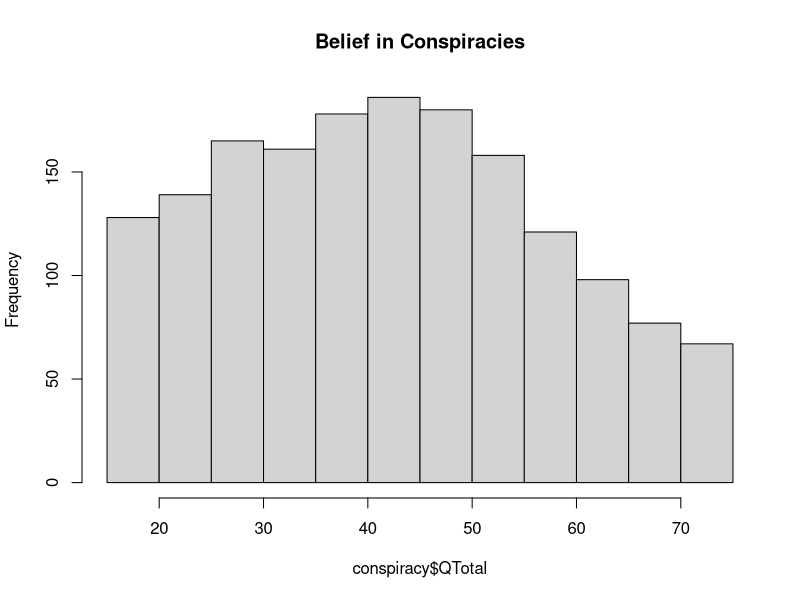
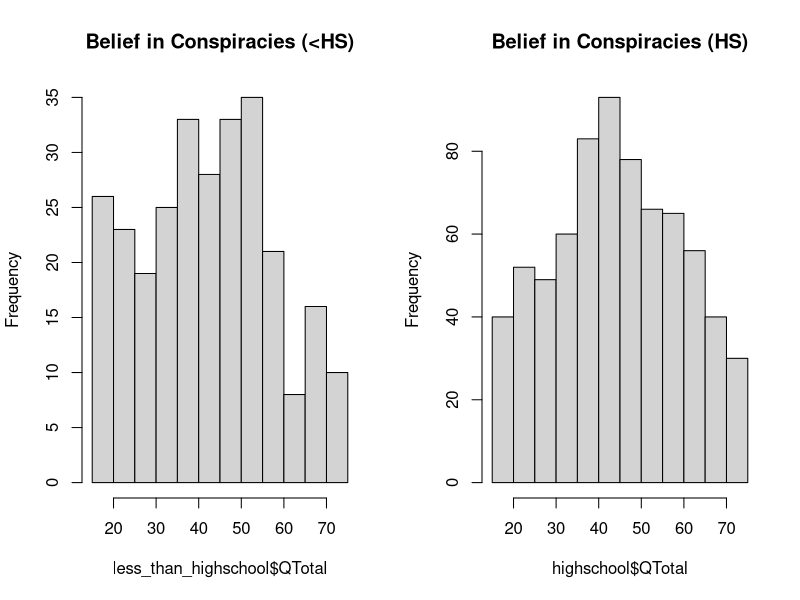
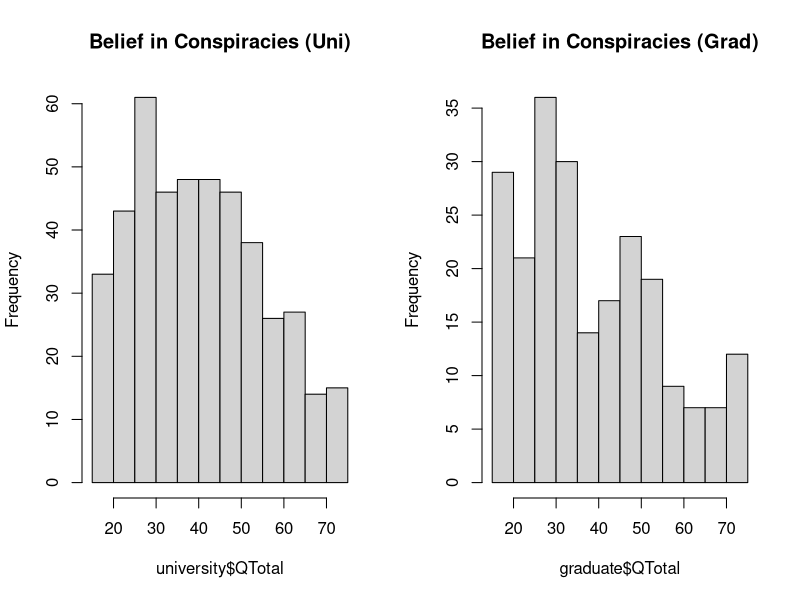
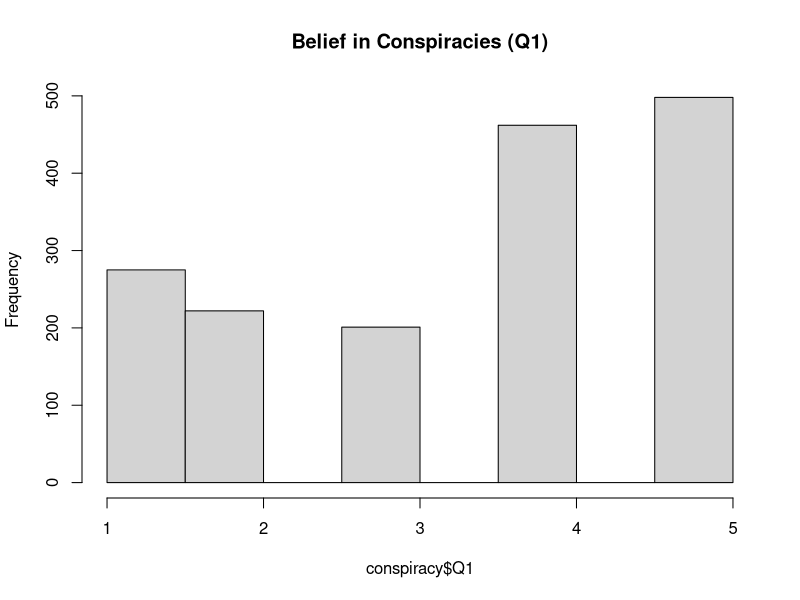
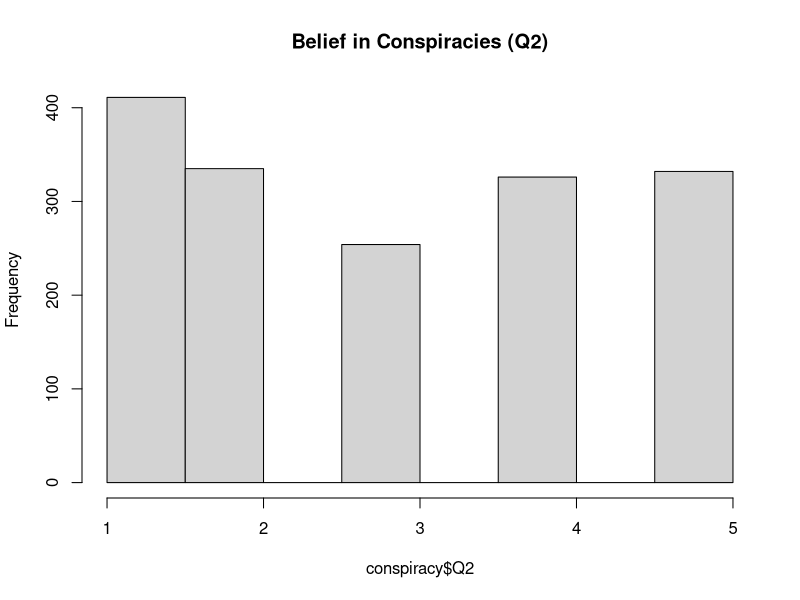
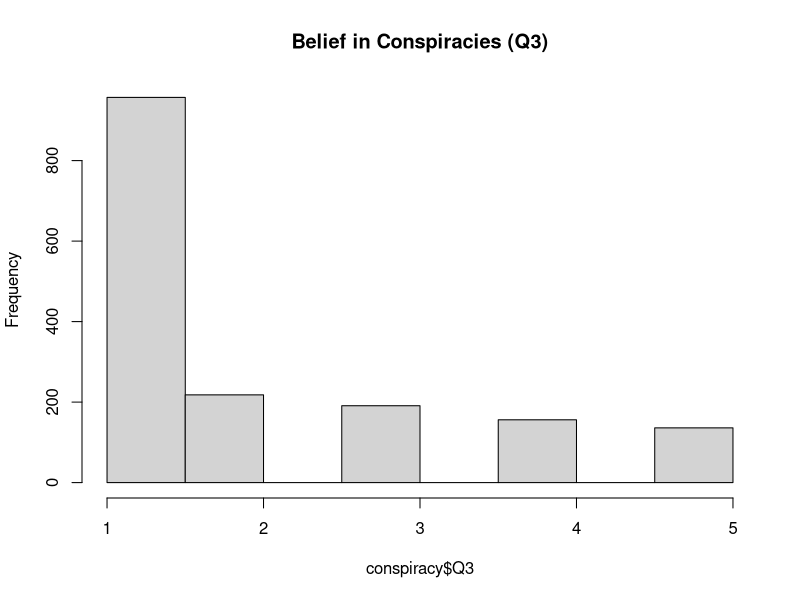
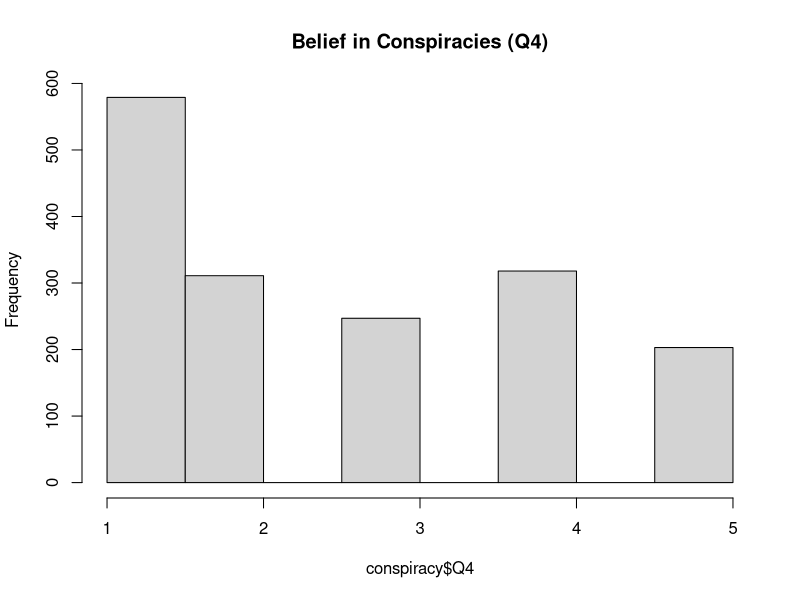
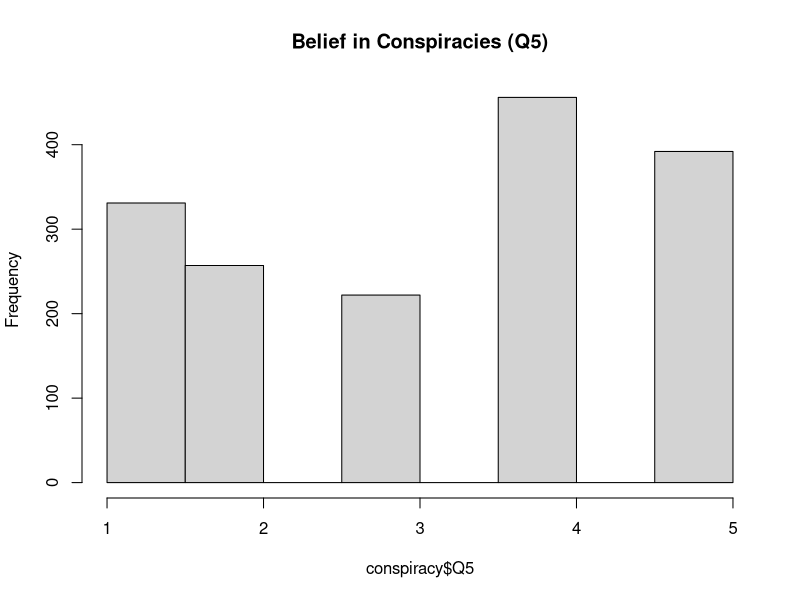

Recreate these plots in R, in order.
## ---- chunk 1
library(readr)
library(dplyr)
library(tidyverse)

#Reads from Conspiracy Data.csv and stores in conspiracy table
conspiracy <- read_csv("Conspiracy Data.csv") %>%
  #filters out the failed validity test answers
  filter(VCL6 == 0) %>%
  filter(VCL9 == 0) %>%
  filter(VCL12 == 0) %>%
  
  #filters out answers to conspiracy question not in the approved 1-5 scale
  filter(Q1>0) %>%
  filter(Q1<6) %>%
  
  filter(Q2>0) %>%
  filter(Q2<6) %>%
  
  filter(Q3>0) %>%
  filter(Q3<6) %>%
  
  filter(Q4>0) %>%
  filter(Q4<6) %>%
  
  filter(Q5>0) %>%
  filter(Q5<6) %>%
  
  filter(Q6>0) %>%
  filter(Q6<6) %>%
  
  filter(Q7>0) %>%
  filter(Q7<6) %>%
  
  filter(Q8>0) %>%
  filter(Q8<6) %>%
  
  filter(Q9>0) %>%
  filter(Q9<6) %>%
  
  filter(Q10>0) %>%
  filter(Q10<6) %>%
  
  filter(Q11>0) %>%
  filter(Q11<6) %>%
  
  filter(Q12>0) %>%
  filter(Q12<6) %>%
  
  filter(Q13>0) %>%
  filter(Q13<6) %>%
  
  filter(Q14>0) %>%
  filter(Q14<6) %>%
  
  filter(Q15>0) %>%
  filter(Q15<6) %>%
  
  #filters out personality values not in the approved 1-7 scale
  filter(TIPI1>0) %>%
  filter(TIPI1<8) %>%
  
  filter(TIPI2>0) %>%
  filter(TIPI2<8) %>%
  
  filter(TIPI3>0) %>%
  filter(TIPI3<8) %>%
  
  filter(TIPI4>0) %>%
  filter(TIPI4<8) %>%
  
  filter(TIPI5>0) %>%
  filter(TIPI5<8) %>%
  
  filter(TIPI6>0) %>%
  filter(TIPI6<8) %>%
  
  filter(TIPI7>0) %>%
  filter(TIPI7<8) %>%
  
  filter(TIPI8>0) %>%
  filter(TIPI8<8) %>%
  
  filter(TIPI9>0) %>%
  filter(TIPI9<8) %>%
  
  filter(TIPI10>0) %>%
  filter(TIPI10<8) %>%
  
  #filters out any unrealistic ages, with any ages under 13 already removed
  filter(age<100) %>%
  
  #filters out any unrealistic family sizes
  filter(familysize>0) %>%
  filter(familysize<20) %>%
  
  #filters out the rest of the columns with 0 values
  filter(education>0) %>%
  filter(urban>0) %>%
  filter(gender>0) %>%
  filter(engnat>0) %>%
  filter(hand>0) %>%
  filter(religion>0) %>%
  filter(orientation>0) %>%
  filter(race>0) %>%
  filter(voted>0) %>%
  filter(married>0) %>%
  
  #creates a column for the sum of the question answers
  mutate(QTotal = select(., Q1:Q2:Q3:Q4:Q5:Q6:Q7:Q8:Q9:Q10:Q11:Q12:Q13:Q14:Q15) %>%
  rowSums(na.rm = T))

head(conspiracy, dim(conspiracy)[1])
## ---- chunk 2
#shows histogram for conspiracy belief for everyone
par(mfrow=c(1,1))
hist(conspiracy$QTotal, main = "Belief in Conspiracies", breaks=15)

#creates table for people who haven't completed highschool
less_than_highschool <- conspiracy %>%
  filter(education == 1)

#shows histogram for conspiracy belief for people who haven't completed highschool
par(mfrow=c(1,2))
hist(less_than_highschool$QTotal, main = "Belief in Conspiracies (<HS)", breaks=15)

#creates table for people who have completed highschool
highschool <- conspiracy %>%
  filter(education == 2)

#shows histogram for conspiracy belief for people who have completed highschool
hist(highschool$QTotal, main = "Belief in Conspiracies (HS)", breaks=15)

#creates table for people who have completed university
university <- conspiracy %>%
  filter(education == 3)

#shows histogram for conspiracy belief for people who have completed university
hist(university$QTotal, main = "Belief in Conspiracies (Uni)", breaks=15)

#creates table for people who have completed graduate school
graduate <- conspiracy %>%
  filter(education == 4)

#shows histogram for conspiracy belief for people who have completed graduate school
hist(graduate$QTotal, main = "Belief in Conspiracies (Grad)", breaks=15)

#Notes: The more education a person has, the less likely they are to believe in conspiracies in general
  
## ---- chunk 3
#The histograms for individual questions for everyone

par(mfrow=c(1,1))
hist(conspiracy$Q1, main = "Belief in Conspiracies (Q1)", breaks=10)
hist(conspiracy$Q2, main = "Belief in Conspiracies (Q2)", breaks=10)
hist(conspiracy$Q3, main = "Belief in Conspiracies (Q3)", breaks=10)
hist(conspiracy$Q4, main = "Belief in Conspiracies (Q4)", breaks=10)
hist(conspiracy$Q5, main = "Belief in Conspiracies (Q5)", breaks=10)
hist(conspiracy$Q6, main = "Belief in Conspiracies (Q6)", breaks=10)
hist(conspiracy$Q7, main = "Belief in Conspiracies (Q7)", breaks=10)
hist(conspiracy$Q8, main = "Belief in Conspiracies (Q8)", breaks=10)
hist(conspiracy$Q9, main = "Belief in Conspiracies (Q9)", breaks=10)
hist(conspiracy$Q10, main = "Belief in Conspiracies (Q10)", breaks=10)
hist(conspiracy$Q11, main = "Belief in Conspiracies (Q11)", breaks=10)
hist(conspiracy$Q12, main = "Belief in Conspiracies (Q12)", breaks=10)
hist(conspiracy$Q13, main = "Belief in Conspiracies (Q13)", breaks=10)
hist(conspiracy$Q14, main = "Belief in Conspiracies (Q14)", breaks=10)
hist(conspiracy$Q15, main = "Belief in Conspiracies (Q15)", breaks=10)

## ---- chunk 4

#Shows histograms for individual education for each question, starting with question 1
par(mfrow=c(1,2))
hist(less_than_highschool$Q1, main = ">HS Q1", breaks=10)
hist(highschool$Q1, main = "HS Q1", breaks=10)
hist(university$Q1, main = "Uni Q1", breaks=10)
hist(graduate$Q1, main = "Grad Q1", breaks=10)

hist(less_than_highschool$Q2, main = ">HS Q2", breaks=10)
hist(highschool$Q2, main = "HS Q2", breaks=10)
hist(university$Q2, main = "Uni Q2", breaks=10)
hist(graduate$Q2, main = "Grad Q2", breaks=10)

hist(less_than_highschool$Q3, main = ">HS Q3", breaks=10)
hist(highschool$Q3, main = "HS Q3", breaks=10)
hist(university$Q3, main = "Uni Q3", breaks=10)
hist(graduate$Q3, main = "Grad Q3", breaks=10)

hist(less_than_highschool$Q4, main = ">HS Q4", breaks=10)
hist(highschool$Q4, main = "HS Q4", breaks=10)
hist(university$Q4, main = "Uni Q4", breaks=10)
hist(graduate$Q4, main = "Grad Q4", breaks=10)

hist(less_than_highschool$Q5, main = ">HS Q5", breaks=10)
hist(highschool$Q5, main = "HS Q5", breaks=10)
hist(university$Q5, main = "Uni Q5", breaks=10)
hist(graduate$Q5, main = "Grad Q5", breaks=10)

hist(less_than_highschool$Q6, main = ">HS Q6", breaks=10)
hist(highschool$Q6, main = "HS Q6", breaks=10)
hist(university$Q6, main = "Uni Q6", breaks=10)
hist(graduate$Q6, main = "Grad Q6", breaks=10)

hist(less_than_highschool$Q7, main = ">HS Q7", breaks=10)
hist(highschool$Q7, main = "HS Q7", breaks=10)
hist(university$Q7, main = "Uni Q7", breaks=10)
hist(graduate$Q7, main = "Grad Q7", breaks=10)

hist(less_than_highschool$Q8, main = ">HS Q8", breaks=10)
hist(highschool$Q8, main = "HS Q8", breaks=10)
hist(university$Q8, main = "Uni Q8", breaks=10)
hist(graduate$Q8, main = "Grad Q8", breaks=10)

hist(less_than_highschool$Q9, main = ">HS Q9", breaks=10)
hist(highschool$Q9, main = "HS Q9", breaks=10)
hist(university$Q9, main = "Uni Q9", breaks=10)
hist(graduate$Q9, main = "Grad Q9", breaks=10)

hist(less_than_highschool$Q10, main = " >HS Q10", breaks=10)
hist(highschool$Q10, main = "HS Q10", breaks=10)
hist(university$Q10, main = "Uni Q10", breaks=10)
hist(graduate$Q10, main = "Grad Q10", breaks=10)

hist(less_than_highschool$Q11, main = " >HS Q11", breaks=10)
hist(highschool$Q11, main = "HS Q11", breaks=10)
hist(university$Q11, main = "Uni Q11)", breaks=10)
hist(graduate$Q11, main = "Grad Q11", breaks=10)

hist(less_than_highschool$Q12, main = ">HS Q12", breaks=10)
hist(highschool$Q12, main = "HS Q12", breaks=10)
hist(university$Q12, main = "Uni Q12", breaks=10)
hist(graduate$Q12, main = "Grad Q12", breaks=10)

hist(less_than_highschool$Q13, main = ">HS Q13", breaks=10)
hist(highschool$Q13, main = "HS Q13", breaks=10)
hist(university$Q13, main = "Uni Q13", breaks=10)
hist(graduate$Q13, main = "Grad Q13", breaks=10)

hist(less_than_highschool$Q14, main = ">HS Q14", breaks=10)
hist(highschool$Q14, main = "HS Q14", breaks=10)
hist(university$Q14, main = "Uni Q14", breaks=10)
hist(graduate$Q14, main = "Grad Q14", breaks=10)

hist(less_than_highschool$Q15, main = ">HS Q15", breaks=10)
hist(highschool$Q15, main = "HS Q15", breaks=10)
hist(university$Q15, main = "Uni Q15", breaks=10)
hist(graduate$Q15, main = "Grad Q15", breaks=10)
